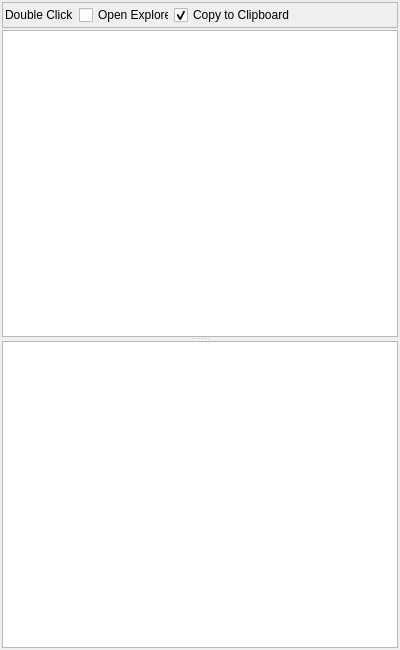
          <widget class="QWidget" name="pagePackage">
           <property name="geometry">
            <rect>
             <x>0</x>
             <y>0</y>
             <width>400</width>
             <height>650</height>
            </rect>
           </property>
           <attribute name="label">
            <string>Package</string>
           </attribute>
           <layout class="QVBoxLayout" name="verticalLayout_2">
            <property name="spacing">
             <number>2</number>
            </property>
            <property name="leftMargin">
             <number>2</number>
            </property>
            <property name="topMargin">
             <number>2</number>
            </property>
            <property name="rightMargin">
             <number>2</number>
            </property>
            <property name="bottomMargin">
             <number>2</number>
            </property>
            <item>
             <widget class="QFrame" name="frame_16">
              <property name="layoutDirection">
               <enum>Qt::LeftToRight</enum>
              </property>
              <property name="frameShape">
               <enum>QFrame::StyledPanel</enum>
              </property>
              <property name="frameShadow">
               <enum>QFrame::Raised</enum>
              </property>
              <layout class="QHBoxLayout" name="horizontalLayout_15">
               <property name="spacing">
                <number>5</number>
               </property>
               <property name="leftMargin">
                <number>2</number>
               </property>
               <property name="topMargin">
                <number>2</number>
               </property>
               <property name="rightMargin">
                <number>0</number>
               </property>
               <property name="bottomMargin">
                <number>2</number>
               </property>
               <item>
                <widget class="QLabel" name="label_10">
                 <property name="minimumSize">
                  <size>
                   <width>60</width>
                   <height>0</height>
                  </size>
                 </property>
                 <property name="maximumSize">
                  <size>
                   <width>70</width>
                   <height>16777215</height>
                  </size>
                 </property>
                 <property name="text">
                  <string>Double Click</string>
                 </property>
                </widget>
               </item>
               <item>
                <widget class="QCheckBox" name="checkBoxOpenExplorer">
                 <property name="maximumSize">
                  <size>
                   <width>90</width>
                   <height>16777215</height>
                  </size>
                 </property>
                 <property name="text">
                  <string>Open Explorer</string>
                 </property>
                 <property name="checked">
                  <bool>false</bool>
                 </property>
                </widget>
               </item>
               <item>
                <widget class="QCheckBox" name="checkBoxCopyClipboard">
                 <property name="text">
                  <string>Copy to Clipboard</string>
                 </property>
                 <property name="checked">
                  <bool>true</bool>
                 </property>
                </widget>
               </item>
               <item>
                <spacer name="horizontalSpacer">
                 <property name="orientation">
                  <enum>Qt::Horizontal</enum>
                 </property>
                 <property name="sizeHint" stdset="0">
                  <size>
                   <width>40</width>
                   <height>20</height>
                  </size>
                 </property>
                </spacer>
               </item>
              </layout>
             </widget>
            </item>
            <item>
             <widget class="QSplitter" name="splitter_3">
              <property name="orientation">
               <enum>Qt::Vertical</enum>
              </property>
              <widget class="QTreeView" name="treeViewRecipe">
               <property name="enabled">
                <bool>true</bool>
               </property>
              </widget>
              <widget class="QTreeView" name="treeViewRecipeInspect"/>
             </widget>
            </item>
           </layout>
          </widget>
